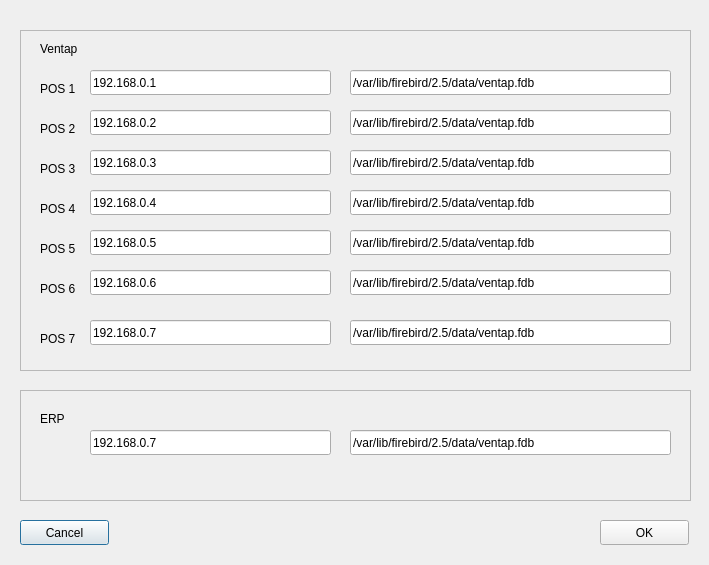
<?xml version="1.0" encoding="UTF-8"?>
<ui version="4.0">
 <class>DialogSetting</class>
 <widget class="QDialog" name="DialogSetting">
  <property name="geometry">
   <rect>
    <x>0</x>
    <y>0</y>
    <width>709</width>
    <height>565</height>
   </rect>
  </property>
  <property name="windowTitle">
   <string>Dialog</string>
  </property>
  <widget class="QFrame" name="frame_2">
   <property name="geometry">
    <rect>
     <x>20</x>
     <y>30</y>
     <width>671</width>
     <height>341</height>
    </rect>
   </property>
   <property name="frameShape">
    <enum>QFrame::StyledPanel</enum>
   </property>
   <property name="frameShadow">
    <enum>QFrame::Raised</enum>
   </property>
   <widget class="QLabel" name="label">
    <property name="geometry">
     <rect>
      <x>20</x>
      <y>10</y>
      <width>67</width>
      <height>17</height>
     </rect>
    </property>
    <property name="text">
     <string>Ventap</string>
    </property>
   </widget>
   <widget class="QLabel" name="label_3">
    <property name="geometry">
     <rect>
      <x>20</x>
      <y>50</y>
      <width>67</width>
      <height>17</height>
     </rect>
    </property>
    <property name="text">
     <string>POS 1</string>
    </property>
   </widget>
   <widget class="QLineEdit" name="lineEditPosHost1">
    <property name="geometry">
     <rect>
      <x>70</x>
      <y>40</y>
      <width>241</width>
      <height>25</height>
     </rect>
    </property>
    <property name="text">
     <string>192.168.0.1</string>
    </property>
   </widget>
   <widget class="QLineEdit" name="lineEditPosAddress1">
    <property name="geometry">
     <rect>
      <x>330</x>
      <y>40</y>
      <width>321</width>
      <height>25</height>
     </rect>
    </property>
    <property name="text">
     <string>/var/lib/firebird/2.5/data/ventap.fdb</string>
    </property>
   </widget>
   <widget class="QLineEdit" name="lineEditPosHost2">
    <property name="geometry">
     <rect>
      <x>70</x>
      <y>80</y>
      <width>241</width>
      <height>25</height>
     </rect>
    </property>
    <property name="text">
     <string>192.168.0.2</string>
    </property>
   </widget>
   <widget class="QLabel" name="label_4">
    <property name="geometry">
     <rect>
      <x>20</x>
      <y>90</y>
      <width>67</width>
      <height>17</height>
     </rect>
    </property>
    <property name="text">
     <string>POS 2</string>
    </property>
   </widget>
   <widget class="QLineEdit" name="lineEditPosAddress2">
    <property name="geometry">
     <rect>
      <x>330</x>
      <y>80</y>
      <width>321</width>
      <height>25</height>
     </rect>
    </property>
    <property name="text">
     <string>/var/lib/firebird/2.5/data/ventap.fdb</string>
    </property>
   </widget>
   <widget class="QLineEdit" name="lineEditPosHost3">
    <property name="geometry">
     <rect>
      <x>70</x>
      <y>120</y>
      <width>241</width>
      <height>25</height>
     </rect>
    </property>
    <property name="text">
     <string>192.168.0.3</string>
    </property>
   </widget>
   <widget class="QLabel" name="label_5">
    <property name="geometry">
     <rect>
      <x>20</x>
      <y>130</y>
      <width>67</width>
      <height>17</height>
     </rect>
    </property>
    <property name="text">
     <string>POS 3</string>
    </property>
   </widget>
   <widget class="QLineEdit" name="lineEditPosAddress3">
    <property name="geometry">
     <rect>
      <x>330</x>
      <y>120</y>
      <width>321</width>
      <height>25</height>
     </rect>
    </property>
    <property name="text">
     <string>/var/lib/firebird/2.5/data/ventap.fdb</string>
    </property>
   </widget>
   <widget class="QLineEdit" name="lineEditPosHost4">
    <property name="geometry">
     <rect>
      <x>70</x>
      <y>160</y>
      <width>241</width>
      <height>25</height>
     </rect>
    </property>
    <property name="text">
     <string>192.168.0.4</string>
    </property>
   </widget>
   <widget class="QLabel" name="label_6">
    <property name="geometry">
     <rect>
      <x>20</x>
      <y>170</y>
      <width>67</width>
      <height>17</height>
     </rect>
    </property>
    <property name="text">
     <string>POS 4</string>
    </property>
   </widget>
   <widget class="QLineEdit" name="lineEditPosAddress4">
    <property name="geometry">
     <rect>
      <x>330</x>
      <y>160</y>
      <width>321</width>
      <height>25</height>
     </rect>
    </property>
    <property name="text">
     <string>/var/lib/firebird/2.5/data/ventap.fdb</string>
    </property>
   </widget>
   <widget class="QLineEdit" name="lineEditPosHost5">
    <property name="geometry">
     <rect>
      <x>70</x>
      <y>200</y>
      <width>241</width>
      <height>25</height>
     </rect>
    </property>
    <property name="text">
     <string>192.168.0.5</string>
    </property>
   </widget>
   <widget class="QLabel" name="label_7">
    <property name="geometry">
     <rect>
      <x>20</x>
      <y>210</y>
      <width>67</width>
      <height>17</height>
     </rect>
    </property>
    <property name="text">
     <string>POS 5</string>
    </property>
   </widget>
   <widget class="QLineEdit" name="lineEditPosAddress5">
    <property name="geometry">
     <rect>
      <x>330</x>
      <y>200</y>
      <width>321</width>
      <height>25</height>
     </rect>
    </property>
    <property name="text">
     <string>/var/lib/firebird/2.5/data/ventap.fdb</string>
    </property>
   </widget>
   <widget class="QLineEdit" name="lineEditPosHost6">
    <property name="geometry">
     <rect>
      <x>70</x>
      <y>240</y>
      <width>241</width>
      <height>25</height>
     </rect>
    </property>
    <property name="text">
     <string>192.168.0.6</string>
    </property>
   </widget>
   <widget class="QLabel" name="label_8">
    <property name="geometry">
     <rect>
      <x>20</x>
      <y>250</y>
      <width>67</width>
      <height>17</height>
     </rect>
    </property>
    <property name="text">
     <string>POS 6</string>
    </property>
   </widget>
   <widget class="QLineEdit" name="lineEditPosAddress6">
    <property name="geometry">
     <rect>
      <x>330</x>
      <y>240</y>
      <width>321</width>
      <height>25</height>
     </rect>
    </property>
    <property name="text">
     <string>/var/lib/firebird/2.5/data/ventap.fdb</string>
    </property>
   </widget>
   <widget class="QLineEdit" name="lineEditPosHost7">
    <property name="geometry">
     <rect>
      <x>70</x>
      <y>290</y>
      <width>241</width>
      <height>25</height>
     </rect>
    </property>
    <property name="text">
     <string>192.168.0.7</string>
    </property>
   </widget>
   <widget class="QLabel" name="label_9">
    <property name="geometry">
     <rect>
      <x>20</x>
      <y>300</y>
      <width>67</width>
      <height>17</height>
     </rect>
    </property>
    <property name="text">
     <string>POS 7</string>
    </property>
   </widget>
   <widget class="QLineEdit" name="lineEditPosAddress7">
    <property name="geometry">
     <rect>
      <x>330</x>
      <y>290</y>
      <width>321</width>
      <height>25</height>
     </rect>
    </property>
    <property name="text">
     <string>/var/lib/firebird/2.5/data/ventap.fdb</string>
    </property>
   </widget>
  </widget>
  <widget class="QPushButton" name="pushButtonCancel">
   <property name="geometry">
    <rect>
     <x>20</x>
     <y>520</y>
     <width>89</width>
     <height>25</height>
    </rect>
   </property>
   <property name="text">
    <string>Cancel</string>
   </property>
  </widget>
  <widget class="QPushButton" name="pushButtonConfirm">
   <property name="geometry">
    <rect>
     <x>600</x>
     <y>520</y>
     <width>89</width>
     <height>25</height>
    </rect>
   </property>
   <property name="text">
    <string>OK</string>
   </property>
  </widget>
  <widget class="QFrame" name="frame">
   <property name="geometry">
    <rect>
     <x>20</x>
     <y>390</y>
     <width>671</width>
     <height>111</height>
    </rect>
   </property>
   <property name="frameShape">
    <enum>QFrame::StyledPanel</enum>
   </property>
   <property name="frameShadow">
    <enum>QFrame::Raised</enum>
   </property>
   <widget class="QLabel" name="label_2">
    <property name="geometry">
     <rect>
      <x>20</x>
      <y>20</y>
      <width>67</width>
      <height>17</height>
     </rect>
    </property>
    <property name="text">
     <string>ERP</string>
    </property>
   </widget>
   <widget class="QLineEdit" name="lineEditErpHost">
    <property name="geometry">
     <rect>
      <x>70</x>
      <y>40</y>
      <width>241</width>
      <height>25</height>
     </rect>
    </property>
    <property name="text">
     <string>192.168.0.7</string>
    </property>
   </widget>
   <widget class="QLineEdit" name="lineEditErpAddress">
    <property name="geometry">
     <rect>
      <x>330</x>
      <y>40</y>
      <width>321</width>
      <height>25</height>
     </rect>
    </property>
    <property name="text">
     <string>/var/lib/firebird/2.5/data/ventap.fdb</string>
    </property>
   </widget>
  </widget>
 </widget>
 <resources/>
 <connections/>
</ui>
